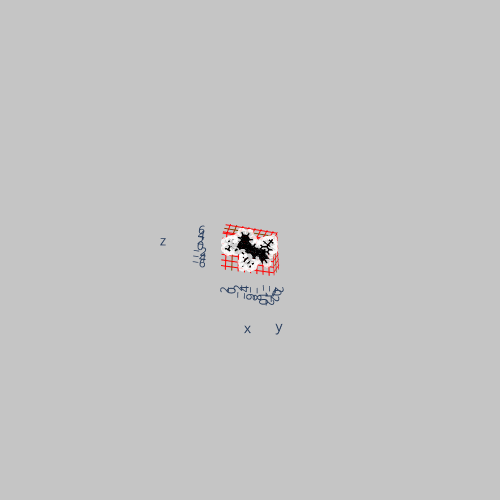

The notebook cell saved with this chart:
### Code cell
cap5.inplace=True
cap5.add_bonding_site('1',['H16','C12','C11'],update=True)
cap5.inplace=False
cap5.active_site = '1'
cap6 = cap5.add_group(tbu)
cap6.show()

### Figure 1 — Plotly figure (JSON) as saved in the notebook; plotly's stock layout.template omitted (floating-point values rounded to 4 significant figures)
{"data": [{"hoverinfo": "text", "marker": {"color": ["black", "black", "black", "black", "black", "black", "black", "black", "black", "black", "white", "white", "white", "black", "black", "black", "black", "white", "black", "black", "black", "black", "white", "white", "white", "white", "black", "black", "black", "black", "black", "black", "black", "white", "white", "black", "black", "white", "white", "white", "black", "white", "white", "white", "black", "white", "white", "white", "black", "black", "black", "black", "white", "white", "white", "black", "black", "white", "white", "white", "black", "white", "white", "white", "black", "white", "white", "white", "black", "black", "white", "black", "black", "white", "white", "white", "black", "white", "white", "white", "black", "white", "white", "white"], "colorscale": [[0, "#440154"], [0.1111, "#482878"], [0.2222, "#3e4989"], [0.3333, "#31688e"], [0.4444, "#26828e"], [0.5556, "#1f9e89"], [0.6667, "#35b779"], [0.7778, "#6ece58"], [0.8889, "#b5de2b"], [1, "#fde725"]], "opacity": 0.8, "size": 3}, "mode": "markers", "text": ["C1 (Molecule 1)", "C2 (Molecule 1)", "C3 (Molecule 1)", "C4 (Molecule 1)", "C5 (Molecule 1)", "C6 (Molecule 1)", "C11 (Molecule 1)", "C12 (Molecule 1)", "C13 (Molecule 1)", "C14 (Molecule 1)", "H15 (Molecule 1)", "H17 (Molecule 1)", "H18 (Molecule 1)", "C19 (Molecule 1)", "C20 (Molecule 1)", "C21 (Molecule 1)", "C22 (Molecule 1)", "H26 (Molecule 1)", "C27 (Molecule 1)", "C28 (Molecule 1)", "C29 (Molecule 1)", "C30 (Molecule 1)", "H31 (Molecule 1)", "H32 (Molecule 1)", "H33 (Molecule 1)", "H34 (Molecule 1)", "C35 (Molecule 1)", "C36 (Molecule 1)", "C37 (Molecule 1)", "C38 (Molecule 1)", "C39 (Molecule 1)", "C41 (Molecule 1)", "C42 (Molecule 1)", "H43 (Molecule 1)", "H45 (Molecule 1)", "C46 (Molecule 1)", "C47 (Molecule 1)", "H48 (Molecule 1)", "H49 (Molecule 1)", "H50 (Molecule 1)", "C51 (Molecule 1)", "H52 (Molecule 1)", "H53 (Molecule 1)", "H54 (Molecule 1)", "C55 (Molecule 1)", "H56 (Molecule 1)", "H57 (Molecule 1)", "H58 (Molecule 1)", "C59 (Molecule 1)", "C60 (Molecule 1)", "C61 (Molecule 1)", "C62 (Molecule 1)", "H63 (Molecule 1)", "H64 (Molecule 1)", "H65 (Molecule 1)", "C66 (Molecule 1)", "C67 (Molecule 1)", "H68 (Molecule 1)", "H69 (Molecule 1)", "H70 (Molecule 1)", "C71 (Molecule 1)", "H72 (Molecule 1)", "H73 (Molecule 1)", "H74 (Molecule 1)", "C75 (Molecule 1)", "H76 (Molecule 1)", "H77 (Molecule 1)", "H78 (Molecule 1)", "C79 (Molecule 1)", "C80 (Molecule 1)", "H81 (Molecule 1)", "C82 (Molecule 1)", "C83 (Molecule 1)", "H84 (Molecule 1)", "H85 (Molecule 1)", "H86 (Molecule 1)", "C87 (Molecule 1)", "H88 (Molecule 1)", "H89 (Molecule 1)", "H90 (Molecule 1)", "C91 (Molecule 1)", "H92 (Molecule 1)", "H93 (Molecule 1)", "H94 (Molecule 1)"], "type": "scatter3d", "x": [-2.799, -4.186, -4.867, -4.161, -2.774, -2.093, -0.706, 0, -0.681, -2.068, -0.1751, -0.1307, -2.599, -4.842, -6.229, -6.935, -6.254, -6.804, -4.892, -4.211, -2.824, -2.118, -5.973, -4.761, -2.293, -1.037, -8.192, -8.9, -8.273, -6.859, -4.277, -6.205, -4.917, -3.277, -6.728, -3.402, -4.369, -2.725, -2.862, -3.887, -3.681, -4.363, -3.142, -3.011, -5.363, -4.887, -6.071, -5.89, -11.03, -10.29, -9.016, -10.38, -12.13, -10.81, -8.549, -11.41, -11.01, -12.05, -11.95, -10.51, -12.29, -12.0, -12.86, -12.95, -10.11, -10.61, -9.825, -9.219, -9.382, -8.779, -9.94, 1.323, 1.171, 0.8595, 2.378, 0.8394, 1.821, 1.695, 2.89, 1.357, 1.791, 2.86, 1.665, 1.307], "y": [-0.6741, -0.6164, -0.5265, -0.4897, -0.5461, -0.6406, -0.3459, 0, 0.1652, -0.1288, -0.1909, 0.6309, 0.1335, -0.01793, 0.3915, 0.2875, -0.1177, 0.08001, -0.2694, -0.1099, -0.1713, -0.3867, 0.0382, 0.1902, 0.07686, -0.1679, 1.284, 1.179, 0.6789, 0.8783, -0.3339, 0.7237, 0.102, -0.8405, 0.9485, 0.8697, -0.1119, 0.6145, 0.7897, 1.998, -1.707, -2.404, -1.86, -1.989, 0.2029, 0.1087, -0.5329, 1.242, 1.047, 1.322, 0.402, 0.6581, 1.058, 1.527, -0.09031, 1.894, 0.4859, 2.257, 1.947, 2.54, -0.4552, -1.428, -0.4848, -0.1586, -0.243, -0.267, -1.285, 0.2694, 1.594, 1.5, 1.609, 1.794, 0.2643, 2.147, 2.081, 2.302, -0.4513, -1.533, -0.232, -0.1282, -0.229, -0.002351, -1.309, 0.2517], "z": [2.378, 2.367, 1.161, -0.03422, -0.0228, 1.183, 1.195, 0, -1.206, -1.218, 2.135, -2.138, -2.158, -1.24, -1.252, -0.05705, 1.149, 2.08, 3.562, 4.768, 4.779, 3.584, 3.553, 5.699, 5.719, 3.593, -2.375, -1.178, -0.01735, -2.413, -2.523, -3.632, -3.688, -2.568, -4.551, -4.736, -4.749, -3.922, -5.679, -4.585, -4.923, -4.912, -5.869, -4.107, -5.88, -6.861, -5.881, -5.743, 0.02202, -1.161, 1.166, 1.192, 0.02638, -2.081, 2.062, 2.574, 2.22, 1.789, 3.521, 2.672, 2.042, 1.773, 2.968, 1.242, 3.291, 4.262, 3.026, 3.382, -4.411, -3.396, -5.333, 0.1423, 0.009499, 1.066, 0.1555, -0.695, 1.212, 1.129, 1.265, 2.147, -1.314, -1.353, -1.419, -2.168]}, {"line": {"color": "black", "width": 3}, "mode": "lines", "type": "scatter3d", "x": [-2.799, -4.186], "y": [-0.6741, -0.6164], "z": [2.378, 2.367]}, {"line": {"color": "black", "width": 3}, "mode": "lines", "type": "scatter3d", "x": [-2.799, -2.093], "y": [-0.6741, -0.6406], "z": [2.378, 1.183]}, {"line": {"color": "black", "width": 3}, "mode": "lines", "type": "scatter3d", "x": [-2.799, -2.118], "y": [-0.6741, -0.3867], "z": [2.378, 3.584]}, {"line": {"color": "black", "width": 3}, "mode": "lines", "type": "scatter3d", "x": [-4.186, -4.867], "y": [-0.6164, -0.5265], "z": [2.367, 1.161]}, {"line": {"color": "black", "width": 3}, "mode": "lines", "type": "scatter3d", "x": [-4.186, -4.892], "y": [-0.6164, -0.2694], "z": [2.367, 3.562]}, {"line": {"color": "black", "width": 3}, "mode": "lines", "type": "scatter3d", "x": [-4.867, -4.161], "y": [-0.5265, -0.4897], "z": [1.161, -0.03422]}, {"line": {"color": "black", "width": 3}, "mode": "lines", "type": "scatter3d", "x": [-4.867, -6.254], "y": [-0.5265, -0.1177], "z": [1.161, 1.149]}, {"line": {"color": "black", "width": 3}, "mode": "lines", "type": "scatter3d", "x": [-4.161, -2.774], "y": [-0.4897, -0.5461], "z": [-0.03422, -0.0228]}, {"line": {"color": "black", "width": 3}, "mode": "lines", "type": "scatter3d", "x": [-4.161, -4.842], "y": [-0.4897, -0.01793], "z": [-0.03422, -1.24]}, {"line": {"color": "black", "width": 3}, "mode": "lines", "type": "scatter3d", "x": [-2.774, -2.093], "y": [-0.5461, -0.6406], "z": [-0.0228, 1.183]}, {"line": {"color": "black", "width": 3}, "mode": "lines", "type": "scatter3d", "x": [-2.774, -2.068], "y": [-0.5461, -0.1288], "z": [-0.0228, -1.218]}, {"line": {"color": "black", "width": 3}, "mode": "lines", "type": "scatter3d", "x": [-2.093, -0.706], "y": [-0.6406, -0.3459], "z": [1.183, 1.195]}, {"line": {"color": "black", "width": 3}, "mode": "lines", "type": "scatter3d", "x": [-0.706, 0], "y": [-0.3459, 0], "z": [1.195, 0]}, {"line": {"color": "black", "width": 3}, "mode": "lines", "type": "scatter3d", "x": [-0.706, -0.1751], "y": [-0.3459, -0.1909], "z": [1.195, 2.135]}, {"line": {"color": "black", "width": 3}, "mode": "lines", "type": "scatter3d", "x": [0, -0.681], "y": [0, 0.1652], "z": [0, -1.206]}, {"line": {"color": "black", "width": 3}, "mode": "lines", "type": "scatter3d", "x": [0, 1.171], "y": [0, 0.2643], "z": [0, 0.009499]}, {"line": {"color": "black", "width": 3}, "mode": "lines", "type": "scatter3d", "x": [-0.681, -2.068], "y": [0.1652, -0.1288], "z": [-1.206, -1.218]}, {"line": {"color": "black", "width": 3}, "mode": "lines", "type": "scatter3d", "x": [-0.681, -0.1307], "y": [0.1652, 0.6309], "z": [-1.206, -2.138]}, {"line": {"color": "black", "width": 3}, "mode": "lines", "type": "scatter3d", "x": [-2.068, -2.599], "y": [-0.1288, 0.1335], "z": [-1.218, -2.158]}, {"line": {"color": "black", "width": 3}, "mode": "lines", "type": "scatter3d", "x": [-2.599, -4.277], "y": [0.1335, -0.3339], "z": [-2.158, -2.523]}, {"line": {"color": "black", "width": 3}, "mode": "lines", "type": "scatter3d", "x": [-4.842, -6.229], "y": [-0.01793, 0.3915], "z": [-1.24, -1.252]}, {"line": {"color": "black", "width": 3}, "mode": "lines", "type": "scatter3d", "x": [-4.842, -4.277], "y": [-0.01793, -0.3339], "z": [-1.24, -2.523]}, {"line": {"color": "black", "width": 3}, "mode": "lines", "type": "scatter3d", "x": [-6.229, -6.935], "y": [0.3915, 0.2875], "z": [-1.252, -0.05705]}, {"line": {"color": "black", "width": 3}, "mode": "lines", "type": "scatter3d", "x": [-6.229, -6.859], "y": [0.3915, 0.8783], "z": [-1.252, -2.413]}, {"line": {"color": "black", "width": 3}, "mode": "lines", "type": "scatter3d", "x": [-6.935, -6.254], "y": [0.2875, -0.1177], "z": [-0.05705, 1.149]}, {"line": {"color": "black", "width": 3}, "mode": "lines", "type": "scatter3d", "x": [-6.935, -8.273], "y": [0.2875, 0.6789], "z": [-0.05705, -0.01735]}, {"line": {"color": "black", "width": 3}, "mode": "lines", "type": "scatter3d", "x": [-6.254, -6.804], "y": [-0.1177, 0.08001], "z": [1.149, 2.08]}, {"line": {"color": "black", "width": 3}, "mode": "lines", "type": "scatter3d", "x": [-4.892, -4.211], "y": [-0.2694, -0.1099], "z": [3.562, 4.768]}, {"line": {"color": "black", "width": 3}, "mode": "lines", "type": "scatter3d", "x": [-4.892, -5.973], "y": [-0.2694, 0.0382], "z": [3.562, 3.553]}, {"line": {"color": "black", "width": 3}, "mode": "lines", "type": "scatter3d", "x": [-4.211, -2.824], "y": [-0.1099, -0.1713], "z": [4.768, 4.779]}, {"line": {"color": "black", "width": 3}, "mode": "lines", "type": "scatter3d", "x": [-4.211, -4.761], "y": [-0.1099, 0.1902], "z": [4.768, 5.699]}, {"line": {"color": "black", "width": 3}, "mode": "lines", "type": "scatter3d", "x": [-2.824, -2.118], "y": [-0.1713, -0.3867], "z": [4.779, 3.584]}, {"line": {"color": "black", "width": 3}, "mode": "lines", "type": "scatter3d", "x": [-2.824, -2.293], "y": [-0.1713, 0.07686], "z": [4.779, 5.719]}, {"line": {"color": "black", "width": 3}, "mode": "lines", "type": "scatter3d", "x": [-2.118, -1.037], "y": [-0.3867, -0.1679], "z": [3.584, 3.593]}, {"line": {"color": "black", "width": 3}, "mode": "lines", "type": "scatter3d", "x": [-8.192, -8.9], "y": [1.284, 1.179], "z": [-2.375, -1.178]}, {"line": {"color": "black", "width": 3}, "mode": "lines", "type": "scatter3d", "x": [-8.192, -6.859], "y": [1.284, 0.8783], "z": [-2.375, -2.413]}, {"line": {"color": "black", "width": 3}, "mode": "lines", "type": "scatter3d", "x": [-8.192, -8.779], "y": [1.284, 1.5], "z": [-2.375, -3.396]}, {"line": {"color": "black", "width": 3}, "mode": "lines", "type": "scatter3d", "x": [-8.9, -8.273], "y": [1.179, 0.6789], "z": [-1.178, -0.01735]}, {"line": {"color": "black", "width": 3}, "mode": "lines", "type": "scatter3d", "x": [-8.9, -10.29], "y": [1.179, 1.322], "z": [-1.178, -1.161]}, {"line": {"color": "black", "width": 3}, "mode": "lines", "type": "scatter3d", "x": [-8.273, -9.016], "y": [0.6789, 0.402], "z": [-0.01735, 1.166]}, {"line": {"color": "black", "width": 3}, "mode": "lines", "type": "scatter3d", "x": [-6.859, -6.205], "y": [0.8783, 0.7237], "z": [-2.413, -3.632]}, {"line": {"color": "black", "width": 3}, "mode": "lines", "type": "scatter3d", "x": [-4.277, -4.917], "y": [-0.3339, 0.102], "z": [-2.523, -3.688]}, {"line": {"color": "black", "width": 3}, "mode": "lines", "type": "scatter3d", "x": [-4.277, -3.277], "y": [-0.3339, -0.8405], "z": [-2.523, -2.568]}, {"line": {"color": "black", "width": 3}, "mode": "lines", "type": "scatter3d", "x": [-6.205, -4.917], "y": [0.7237, 0.102], "z": [-3.632, -3.688]}, {"line": {"color": "black", "width": 3}, "mode": "lines", "type": "scatter3d", "x": [-6.205, -6.728], "y": [0.7237, 0.9485], "z": [-3.632, -4.551]}, {"line": {"color": "black", "width": 3}, "mode": "lines", "type": "scatter3d", "x": [-4.917, -4.369], "y": [0.102, -0.1119], "z": [-3.688, -4.749]}, {"line": {"color": "black", "width": 3}, "mode": "lines", "type": "scatter3d", "x": [-3.402, -4.369], "y": [0.8697, -0.1119], "z": [-4.736, -4.749]}, {"line": {"color": "black", "width": 3}, "mode": "lines", "type": "scatter3d", "x": [-3.402, -2.725], "y": [0.8697, 0.6145], "z": [-4.736, -3.922]}, {"line": {"color": "black", "width": 3}, "mode": "lines", "type": "scatter3d", "x": [-3.402, -2.862], "y": [0.8697, 0.7897], "z": [-4.736, -5.679]}, {"line": {"color": "black", "width": 3}, "mode": "lines", "type": "scatter3d", "x": [-3.402, -3.887], "y": [0.8697, 1.998], "z": [-4.736, -4.585]}, {"line": {"color": "black", "width": 3}, "mode": "lines", "type": "scatter3d", "x": [-4.369, -3.681], "y": [-0.1119, -1.707], "z": [-4.749, -4.923]}, {"line": {"color": "black", "width": 3}, "mode": "lines", "type": "scatter3d", "x": [-4.369, -5.363], "y": [-0.1119, 0.2029], "z": [-4.749, -5.88]}, {"line": {"color": "black", "width": 3}, "mode": "lines", "type": "scatter3d", "x": [-3.681, -4.363], "y": [-1.707, -2.404], "z": [-4.923, -4.912]}, {"line": {"color": "black", "width": 3}, "mode": "lines", "type": "scatter3d", "x": [-3.681, -3.142], "y": [-1.707, -1.86], "z": [-4.923, -5.869]}, {"line": {"color": "black", "width": 3}, "mode": "lines", "type": "scatter3d", "x": [-3.681, -3.011], "y": [-1.707, -1.989], "z": [-4.923, -4.107]}, {"line": {"color": "black", "width": 3}, "mode": "lines", "type": "scatter3d", "x": [-5.363, -4.887], "y": [0.2029, 0.1087], "z": [-5.88, -6.861]}, {"line": {"color": "black", "width": 3}, "mode": "lines", "type": "scatter3d", "x": [-5.363, -6.071], "y": [0.2029, -0.5329], "z": [-5.88, -5.881]}, {"line": {"color": "black", "width": 3}, "mode": "lines", "type": "scatter3d", "x": [-5.363, -5.89], "y": [0.2029, 1.242], "z": [-5.88, -5.743]}, {"line": {"color": "black", "width": 3}, "mode": "lines", "type": "scatter3d", "x": [-11.03, -10.29], "y": [1.047, 1.322], "z": [0.02202, -1.161]}, {"line": {"color": "black", "width": 3}, "mode": "lines", "type": "scatter3d", "x": [-11.03, -10.38], "y": [1.047, 0.6581], "z": [0.02202, 1.192]}, {"line": {"color": "black", "width": 3}, "mode": "lines", "type": "scatter3d", "x": [-11.03, -12.13], "y": [1.047, 1.058], "z": [0.02202, 0.02638]}, {"line": {"color": "black", "width": 3}, "mode": "lines", "type": "scatter3d", "x": [-10.29, -10.81], "y": [1.322, 1.527], "z": [-1.161, -2.081]}, {"line": {"color": "black", "width": 3}, "mode": "lines", "type": "scatter3d", "x": [-9.016, -10.38], "y": [0.402, 0.6581], "z": [1.166, 1.192]}, {"line": {"color": "black", "width": 3}, "mode": "lines", "type": "scatter3d", "x": [-9.016, -8.549], "y": [0.402, -0.09031], "z": [1.166, 2.062]}, {"line": {"color": "black", "width": 3}, "mode": "lines", "type": "scatter3d", "x": [-10.38, -11.01], "y": [0.6581, 0.4859], "z": [1.192, 2.22]}, {"line": {"color": "black", "width": 3}, "mode": "lines", "type": "scatter3d", "x": [-11.41, -11.01], "y": [1.894, 0.4859], "z": [2.574, 2.22]}, {"line": {"color": "black", "width": 3}, "mode": "lines", "type": "scatter3d", "x": [-11.41, -12.05], "y": [1.894, 2.257], "z": [2.574, 1.789]}, {"line": {"color": "black", "width": 3}, "mode": "lines", "type": "scatter3d", "x": [-11.41, -11.95], "y": [1.894, 1.947], "z": [2.574, 3.521]}, {"line": {"color": "black", "width": 3}, "mode": "lines", "type": "scatter3d", "x": [-11.41, -10.51], "y": [1.894, 2.54], "z": [2.574, 2.672]}, {"line": {"color": "black", "width": 3}, "mode": "lines", "type": "scatter3d", "x": [-11.01, -12.29], "y": [0.4859, -0.4552], "z": [2.22, 2.042]}, {"line": {"color": "black", "width": 3}, "mode": "lines", "type": "scatter3d", "x": [-11.01, -10.11], "y": [0.4859, -0.243], "z": [2.22, 3.291]}, {"line": {"color": "black", "width": 3}, "mode": "lines", "type": "scatter3d", "x": [-12.29, -12.0], "y": [-0.4552, -1.428], "z": [2.042, 1.773]}, {"line": {"color": "black", "width": 3}, "mode": "lines", "type": "scatter3d", "x": [-12.29, -12.86], "y": [-0.4552, -0.4848], "z": [2.042, 2.968]}, {"line": {"color": "black", "width": 3}, "mode": "lines", "type": "scatter3d", "x": [-12.29, -12.95], "y": [-0.4552, -0.1586], "z": [2.042, 1.242]}, {"line": {"color": "black", "width": 3}, "mode": "lines", "type": "scatter3d", "x": [-10.11, -10.61], "y": [-0.243, -0.267], "z": [3.291, 4.262]}, {"line": {"color": "black", "width": 3}, "mode": "lines", "type": "scatter3d", "x": [-10.11, -9.825], "y": [-0.243, -1.285], "z": [3.291, 3.026]}, {"line": {"color": "black", "width": 3}, "mode": "lines", "type": "scatter3d", "x": [-10.11, -9.219], "y": [-0.243, 0.2694], "z": [3.291, 3.382]}, {"line": {"color": "black", "width": 3}, "mode": "lines", "type": "scatter3d", "x": [-9.382, -8.779], "y": [1.594, 1.5], "z": [-4.411, -3.396]}, {"line": {"color": "black", "width": 3}, "mode": "lines", "type": "scatter3d", "x": [-9.382, -9.94], "y": [1.594, 1.609], "z": [-4.411, -5.333]}, {"line": {"color": "black", "width": 3}, "mode": "lines", "type": "scatter3d", "x": [1.323, 1.171], "y": [1.794, 0.2643], "z": [0.1423, 0.009499]}, {"line": {"color": "black", "width": 3}, "mode": "lines", "type": "scatter3d", "x": [1.323, 0.8595], "y": [1.794, 2.147], "z": [0.1423, 1.066]}, {"line": {"color": "black", "width": 3}, "mode": "lines", "type": "scatter3d", "x": [1.323, 2.378], "y": [1.794, 2.081], "z": [0.1423, 0.1555]}, {"line": {"color": "black", "width": 3}, "mode": "lines", "type": "scatter3d", "x": [1.323, 0.8394], "y": [1.794, 2.302], "z": [0.1423, -0.695]}, {"line": {"color": "black", "width": 3}, "mode": "lines", "type": "scatter3d", "x": [1.171, 1.821], "y": [0.2643, -0.4513], "z": [0.009499, 1.212]}, {"line": {"color": "black", "width": 3}, "mode": "lines", "type": "scatter3d", "x": [1.171, 1.791], "y": [0.2643, -0.229], "z": [0.009499, -1.314]}, {"line": {"color": "black", "width": 3}, "mode": "lines", "type": "scatter3d", "x": [1.821, 1.695], "y": [-0.4513, -1.533], "z": [1.212, 1.129]}, {"line": {"color": "black", "width": 3}, "mode": "lines", "type": "scatter3d", "x": [1.821, 2.89], "y": [-0.4513, -0.232], "z": [1.212, 1.265]}, {"line": {"color": "black", "width": 3}, "mode": "lines", "type": "scatter3d", "x": [1.821, 1.357], "y": [-0.4513, -0.1282], "z": [1.212, 2.147]}, {"line": {"color": "black", "width": 3}, "mode": "lines", "type": "scatter3d", "x": [1.791, 2.86], "y": [-0.229, -0.002351], "z": [-1.314, -1.353]}, {"line": {"color": "black", "width": 3}, "mode": "lines", "type": "scatter3d", "x": [1.791, 1.665], "y": [-0.229, -1.309], "z": [-1.314, -1.419]}, {"line": {"color": "black", "width": 3}, "mode": "lines", "type": "scatter3d", "x": [1.791, 1.307], "y": [-0.229, 0.2517], "z": [-1.314, -2.168]}], "layout": {"autosize": false, "height": 500, "margin": {"b": 100, "l": 50, "pad": 10, "r": 50, "t": 100}, "paper_bgcolor": "rgba(140,140,140,0.5)", "plot_bgcolor": "rgba(0,100,140,0.5)", "scene": {"aspectmode": "data", "aspectratio": {"x": 1.592, "y": 0.4969, "z": 1.264}, "camera": {"center": {"x": 0, "y": 0, "z": 0}, "eye": {"x": 2.476, "y": 8.68, "z": -5.68}, "projection": {"type": "perspective"}, "up": {"x": 0, "y": 0, "z": 1}}, "xaxis": {"gridcolor": "red", "showbackground": false, "showgrid": true, "type": "linear", "zeroline": true, "zerolinecolor": "green"}, "yaxis": {"gridcolor": "red", "showbackground": false, "showgrid": true, "type": "linear", "zeroline": true, "zerolinecolor": "green"}, "zaxis": {"gridcolor": "red", "showbackground": false, "showgrid": true, "type": "linear", "zeroline": true, "zerolinecolor": "green"}}, "showlegend": false, "width": 500}}
